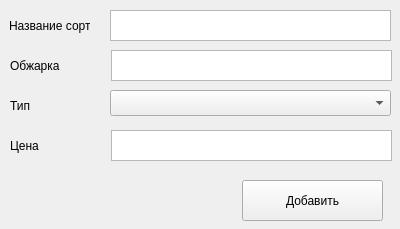
<?xml version="1.0" encoding="UTF-8"?>
<ui version="4.0">
 <class>Form</class>
 <widget class="QWidget" name="Form">
  <property name="geometry">
   <rect>
    <x>0</x>
    <y>0</y>
    <width>400</width>
    <height>229</height>
   </rect>
  </property>
  <property name="windowTitle">
   <string>Добавить элемент</string>
  </property>
  <widget class="QPlainTextEdit" name="title">
   <property name="geometry">
    <rect>
     <x>110</x>
     <y>10</y>
     <width>281</width>
     <height>31</height>
    </rect>
   </property>
  </widget>
  <widget class="QLabel" name="label">
   <property name="geometry">
    <rect>
     <x>9</x>
     <y>10</y>
     <width>81</width>
     <height>31</height>
    </rect>
   </property>
   <property name="text">
    <string>Название сорта</string>
   </property>
  </widget>
  <widget class="QPlainTextEdit" name="roast">
   <property name="geometry">
    <rect>
     <x>111</x>
     <y>50</y>
     <width>281</width>
     <height>31</height>
    </rect>
   </property>
  </widget>
  <widget class="QLabel" name="label_2">
   <property name="geometry">
    <rect>
     <x>10</x>
     <y>50</y>
     <width>81</width>
     <height>31</height>
    </rect>
   </property>
   <property name="text">
    <string>Обжарка</string>
   </property>
  </widget>
  <widget class="QLabel" name="label_3">
   <property name="geometry">
    <rect>
     <x>10</x>
     <y>90</y>
     <width>81</width>
     <height>31</height>
    </rect>
   </property>
   <property name="text">
    <string>Тип</string>
   </property>
  </widget>
  <widget class="QComboBox" name="comboBox">
   <property name="geometry">
    <rect>
     <x>110</x>
     <y>90</y>
     <width>281</width>
     <height>26</height>
    </rect>
   </property>
  </widget>
  <widget class="QPlainTextEdit" name="cost">
   <property name="geometry">
    <rect>
     <x>111</x>
     <y>130</y>
     <width>281</width>
     <height>31</height>
    </rect>
   </property>
  </widget>
  <widget class="QLabel" name="label_4">
   <property name="geometry">
    <rect>
     <x>10</x>
     <y>130</y>
     <width>81</width>
     <height>31</height>
    </rect>
   </property>
   <property name="text">
    <string>Цена</string>
   </property>
  </widget>
  <widget class="QPushButton" name="pushButton">
   <property name="geometry">
    <rect>
     <x>242</x>
     <y>180</y>
     <width>141</width>
     <height>41</height>
    </rect>
   </property>
   <property name="text">
    <string>Добавить</string>
   </property>
  </widget>
 </widget>
 <resources/>
 <connections/>
</ui>
